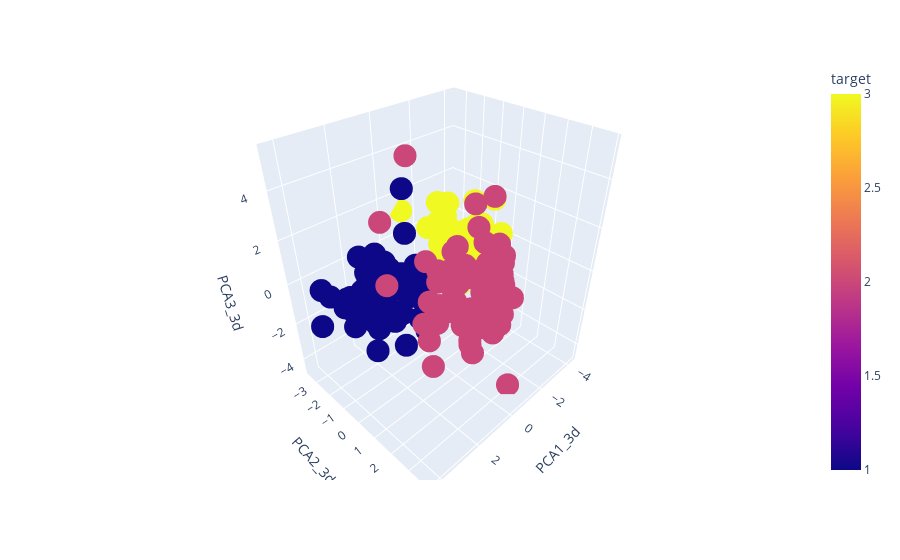

This figure's notebook cell:
### Code cell
# n = 3
X_3n = PCA(n_components=3).fit_transform(X)

# add the two pca values to the original dataframe
df['PCA1_3d'] = X_3n[:, 0]
df['PCA2_3d'] = X_3n[:, 1]
df['PCA3_3d'] = X_3n[:, 2]

# visualize the reduced features in a scatterplot
fig = px.scatter_3d(data_frame=df, x='PCA1_3d', y='PCA2_3d', z='PCA3_3d', color='target')
fig.show()

### Figure 1 — Plotly figure (JSON) as saved in the notebook; plotly's stock layout.template omitted (floating-point values rounded to 4 significant figures; data arrays with more than 128 entries replaced by an {"elided": "..."} marker saying what was removed)
{"data": [{"hovertemplate": "PCA1_3d=%{x}<br>PCA2_3d=%{y}<br>PCA3_3d=%{z}<br>target=%{marker.color}<extra></extra>", "legendgroup": "", "marker": {"color": {"elided": "178 int values"}, "coloraxis": "coloraxis", "symbol": "circle"}, "mode": "markers", "name": "", "scene": "scene", "showlegend": false, "type": "scatter3d", "x": {"elided": "178 float values"}, "y": {"elided": "178 float values"}, "z": {"elided": "178 float values"}}], "layout": {"coloraxis": {"colorbar": {"title": {"text": "target"}}, "colorscale": [[0, "#0d0887"], [0.1111, "#46039f"], [0.2222, "#7201a8"], [0.3333, "#9c179e"], [0.4444, "#bd3786"], [0.5556, "#d8576b"], [0.6667, "#ed7953"], [0.7778, "#fb9f3a"], [0.8889, "#fdca26"], [1, "#f0f921"]]}, "legend": {"tracegroupgap": 0}, "margin": {"t": 60}, "scene": {"domain": {"x": [0, 1], "y": [0, 1]}, "xaxis": {"title": {"text": "PCA1_3d"}}, "yaxis": {"title": {"text": "PCA2_3d"}}, "zaxis": {"title": {"text": "PCA3_3d"}}}}}
